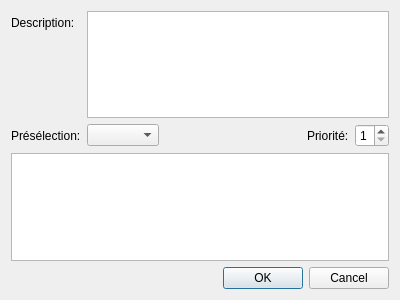
<?xml version="1.0" encoding="UTF-8"?>
<ui version="4.0">
 <class>VueGestionFiche</class>
 <widget class="QDialog" name="VueGestionFiche">
  <property name="geometry">
   <rect>
    <x>0</x>
    <y>0</y>
    <width>400</width>
    <height>300</height>
   </rect>
  </property>
  <property name="windowTitle">
   <string>Dialog</string>
  </property>
  <layout class="QVBoxLayout" name="verticalLayout">
   <item>
    <layout class="QFormLayout" name="formLayout">
     <property name="fieldGrowthPolicy">
      <enum>QFormLayout::ExpandingFieldsGrow</enum>
     </property>
     <item row="0" column="0">
      <widget class="QLabel" name="etiquetteDescription">
       <property name="text">
        <string>Description:</string>
       </property>
      </widget>
     </item>
     <item row="0" column="1">
      <widget class="QTextEdit" name="champDescription"/>
     </item>
     <item row="1" column="1">
      <layout class="QHBoxLayout" name="horizontalLayout">
       <item>
        <widget class="QComboBox" name="comboEnsemble"/>
       </item>
       <item>
        <spacer name="horizontalSpacer">
         <property name="orientation">
          <enum>Qt::Horizontal</enum>
         </property>
         <property name="sizeHint" stdset="0">
          <size>
           <width>40</width>
           <height>20</height>
          </size>
         </property>
        </spacer>
       </item>
       <item>
        <widget class="QLabel" name="etiquettePriorite">
         <property name="text">
          <string>Priorité:</string>
         </property>
        </widget>
       </item>
       <item>
        <widget class="QSpinBox" name="champPriorite">
         <property name="minimum">
          <number>1</number>
         </property>
         <property name="maximum">
          <number>5</number>
         </property>
        </widget>
       </item>
      </layout>
     </item>
     <item row="1" column="0">
      <widget class="QLabel" name="etiquetteEnsemble">
       <property name="text">
        <string>Présélection:</string>
       </property>
      </widget>
     </item>
    </layout>
   </item>
   <item>
    <widget class="QListView" name="listeTaches">
     <property name="editTriggers">
      <set>QAbstractItemView::NoEditTriggers</set>
     </property>
    </widget>
   </item>
   <item>
    <widget class="QDialogButtonBox" name="buttonBox">
     <property name="orientation">
      <enum>Qt::Horizontal</enum>
     </property>
     <property name="standardButtons">
      <set>QDialogButtonBox::Cancel|QDialogButtonBox::Ok</set>
     </property>
    </widget>
   </item>
  </layout>
 </widget>
 <tabstops>
  <tabstop>champDescription</tabstop>
  <tabstop>listeTaches</tabstop>
  <tabstop>buttonBox</tabstop>
 </tabstops>
 <resources/>
 <connections>
  <connection>
   <sender>buttonBox</sender>
   <signal>accepted()</signal>
   <receiver>VueGestionFiche</receiver>
   <slot>accept()</slot>
   <hints>
    <hint type="sourcelabel">
     <x>248</x>
     <y>254</y>
    </hint>
    <hint type="destinationlabel">
     <x>157</x>
     <y>274</y>
    </hint>
   </hints>
  </connection>
  <connection>
   <sender>buttonBox</sender>
   <signal>rejected()</signal>
   <receiver>VueGestionFiche</receiver>
   <slot>reject()</slot>
   <hints>
    <hint type="sourcelabel">
     <x>316</x>
     <y>260</y>
    </hint>
    <hint type="destinationlabel">
     <x>286</x>
     <y>274</y>
    </hint>
   </hints>
  </connection>
 </connections>
</ui>
